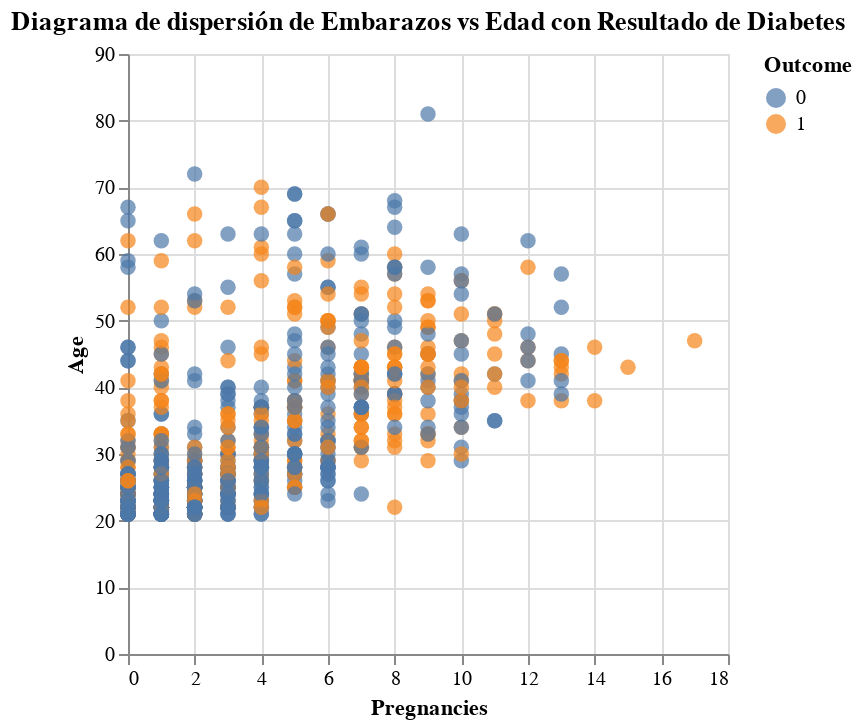

Notebook code cell kept with this figure:
### Markdown cell above
Al analizar el diagrama de dispersión de múltiples paneles, se hace evidente que no es una tarea sencilla diferenciar si una persona presenta diabetes basándose en las diversas columnas de entrada, incluso en aquellas que muestran una correlación más pronunciada, ya sea proporcional o inversa. La dispersión de los puntos en los gráficos sugiere que un modelo lineal simple puede no ser suficiente para obtener resultados precisos en la predicción de la presencia de diabetes.

Ante esta observación, se ha decidido explorar enfoques más complejos para el modelado. Se han implementado modelos como Random Forest y Support Vector Machine (SVM), que son capaces de capturar relaciones no lineales y patrones más intrincados en los datos. Estos modelos, al considerar interacciones no lineales entre las variables, tienen el potencial de mejorar la capacidad predictiva en comparación con modelos lineales convencionales. Este enfoque más avanzado busca aprovechar la complejidad inherente en los datos, con la esperanza de lograr predicciones más precisas y robustas en la identificación de casos de diabetes.

### Code cell
alt.Chart(diabetes_df).mark_circle(size=60).encode(
    x='Pregnancies',
    y='Age',
    color='Outcome:N',
    tooltip=['Outcome', 'Pregnancies', 'Age']
).properties(
    title='Diagrama de dispersión de Embarazos vs Edad con Resultado de Diabetes'
)

### Figure 1 — Vega-Lite specification as saved in the notebook (floating-point values rounded to 4 significant figures; data arrays with more than 128 entries replaced by an {"elided": "..."} marker saying what was removed)
{"config": {"view": {"continuousWidth": 300, "continuousHeight": 300}}, "data": {"name": "data-3c341dcf5a08c3f2a62ece867c68f323"}, "mark": {"type": "circle", "size": 60}, "encoding": {"color": {"field": "Outcome", "type": "nominal"}, "tooltip": [{"field": "Outcome", "type": "quantitative"}, {"field": "Pregnancies", "type": "quantitative"}, {"field": "Age", "type": "quantitative"}], "x": {"field": "Pregnancies", "type": "quantitative"}, "y": {"field": "Age", "type": "quantitative"}}, "title": "Diagrama de dispersión de Embarazos vs Edad con Resultado de Diabetes", "$schema": "https://vega.github.io/schema/vega-lite/v5.15.1.json", "datasets": {"data-3c341dcf5a08c3f2a62ece867c68f323": {"elided": "768 records"}}}
